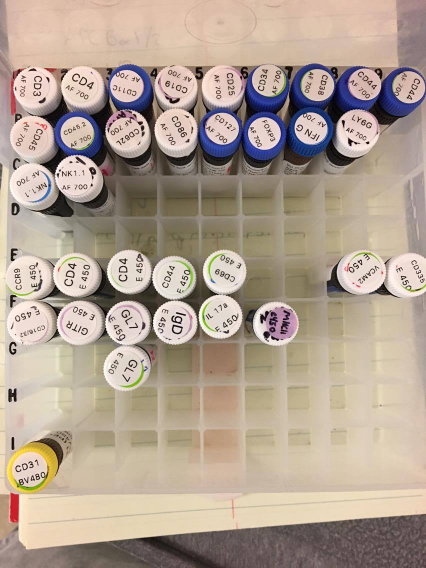
#> input picture pic_to_text/rotated.jpg, 852 x 1136 px (shown at 1/2 size)
$ python vizzini.py pic_to_text/rotated.jpg out.png
#> lines starting #> are read from the running program, lines starting #| are printed output that depends on the picture
import sys

from cv2 import imread, VideoWriter, VideoWriter_fourcc

fps = 5
height = 750

time_to_y = {
    25: 1400,
    32: 1800,
    50: -1,
    65: 2400,
    85: -1,
    96: 2700,
    124: 4000,
    144: 5050,
    160: 5900,
    180: 6900,
    192: 7450,
    207: 7750,
    220: -1,
    240: 8460,
    250: None,
}

def main():
    if len(sys.argv) != 3:
        print(f"usage: python3 {sys.argv[0]} <image_path> <output_path>")
        exit(1)
    image_path = sys.argv[1]
    output_path = sys.argv[2]
    source = imread(image_path)
#> source is the input picture: shape (1136, 852, 3); mean B, G, R 146.3, 160.9, 176.9
    print(source.shape)
#| (1136, 852, 3)
    size = (source.shape[1], height)
#> size = (852, 750)
    out = VideoWriter(output_path, VideoWriter_fourcc(*'mp4v'), fps, size)
    recorded = 0

    previous_time = 0.
    previous_y = height
    for target_time in sorted(time_to_y.keys()):
        y = time_to_y[target_time]
        if y is None:
            y = source.shape[0]
        elif y == -1:
            y = previous_y
        distance = y - previous_y
        duration = target_time - previous_time
        frames = int(fps * duration)
        for frame in range(frames):
            offset = int(previous_y + (distance * frame / float(frames-1)))
            img = source[offset-height:offset]
            out.write(img)
            recorded += 1
            if recorded % fps == 0:
                print(recorded / fps, offset)
        previous_time = float(target_time)
        previous_y = y
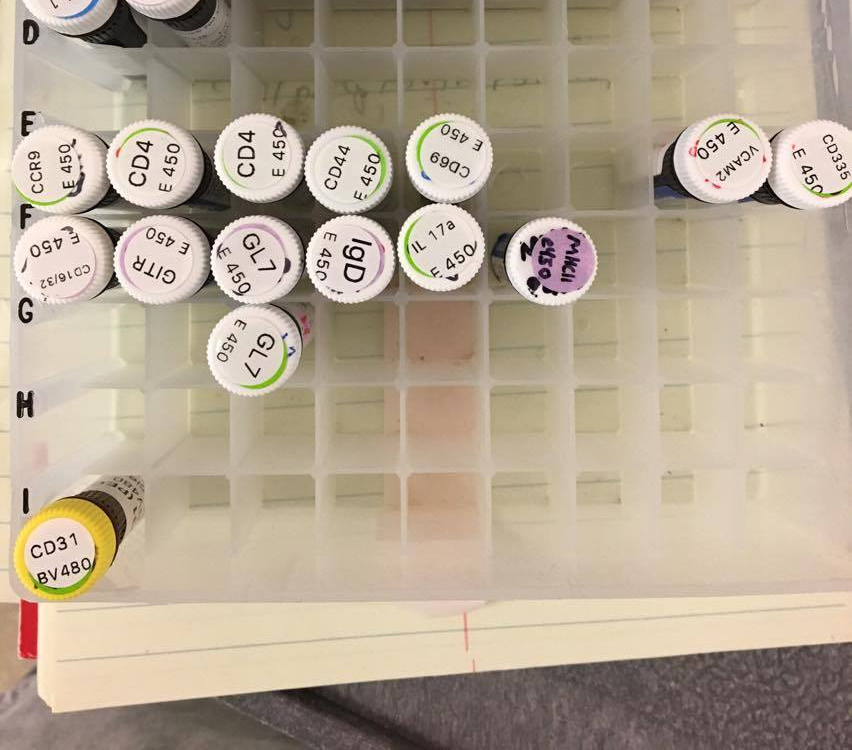
#> img: shape (750, 852, 3); mean B, G, R 146.4, 165.9, 180.5
#> after the loop, recorded = 1250
    out.release()

if __name__ == "__main__":
    main()
